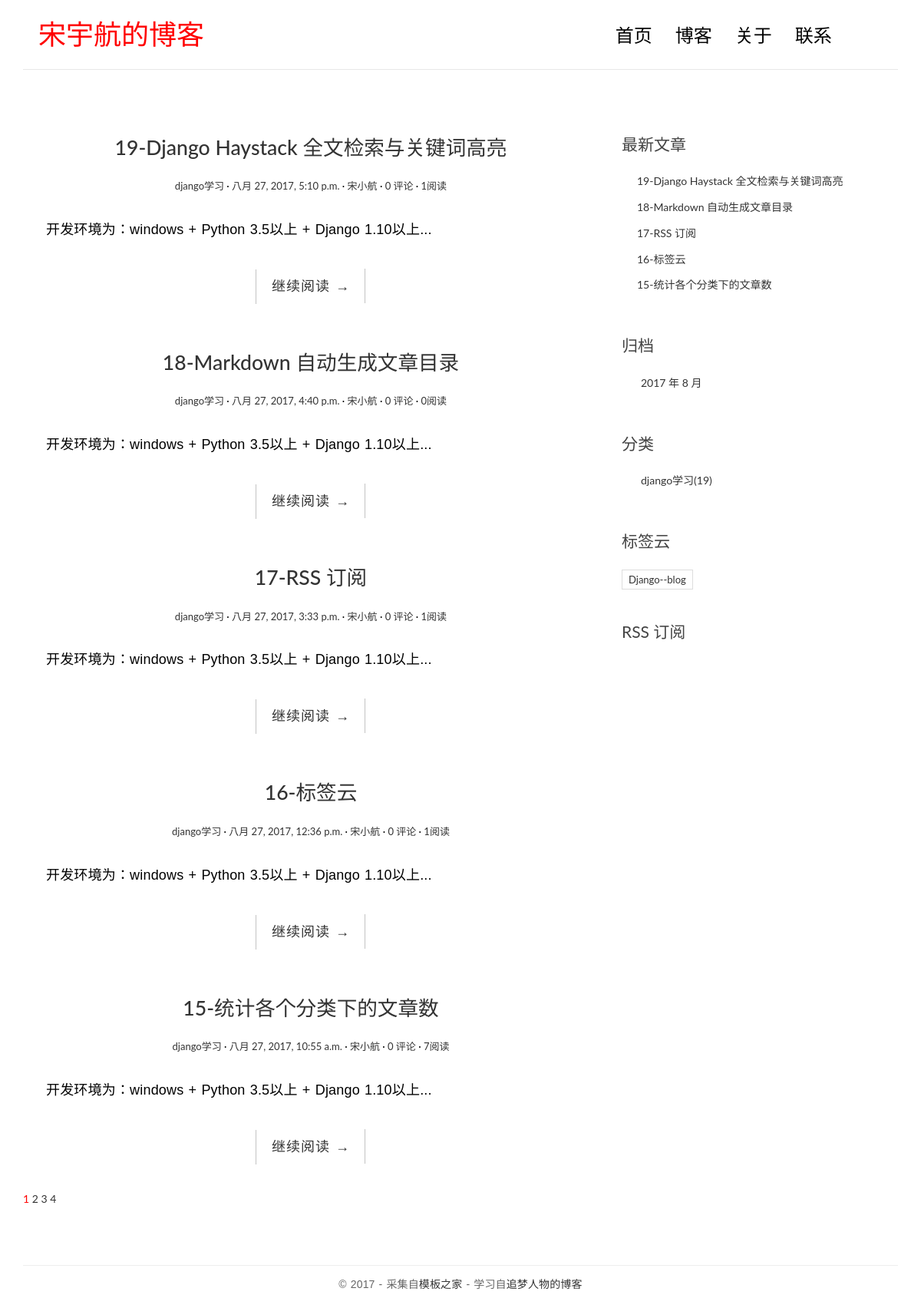
The page / on the database its author committed.
### blog/models.py (models this page shows, shortened)
class Post(models.Model):
    title = models.CharField(max_length=70)
    body = models.TextField()
    created_time = models.DateTimeField()
    modified_time = models.DateTimeField()
    excerpt = models.CharField(max_length=200, blank=True)
    category = models.ForeignKey(Category)
    tags = models.ManyToManyField(Tag, blank=True)
    author = models.ForeignKey(User)
    views = models.PositiveIntegerField(default=0)
    def get_absolute_url(self):
        return reverse('blog:detail', kwargs={'pk':self.pk})
    class Meta:
        ordering = ['-created_time', 'title']

class Category(models.Model):
    name = models.CharField(max_length=100)

class Tag(models.Model):
    name = models.CharField(max_length=100)

### blog/views.py (the view, shortened to what this page needs)
# urls.py: url(r'^$', views.IndexView.as_view(), name='index'),
class IndexView(ListView):
    model = Post
    template_name = 'blog/index.html'
    context_object_name = 'post_list'
    paginate_by = 5
    def get_context_data(self, **kwargs):
        context = super().get_context_data(**kwargs)
        '''
        父类生成的字典中已有 paginator、page_obj、is_paginated 这三个模板变量，
        paginator 是 Paginator 的一个实例，page_obj 是 Page 的一个实例，
        '''
        paginator = context.get('paginator')
        page = context.get('page_obj')
        is_paginated = context.get('is_paginated')
        pagination_data = self.pagination_data(paginator, page, is_paginated)
        context.update(pagination_data)
        return context
    def pagination_data(self, paginator, page, is_paginated):
        if not is_paginated:
            return {}
        left = []
        right = []
        left_has_more = False
        right_has_more = False
        first = False
        last = False
        page_number = page.number
        total_pages = paginator.num_pages
        page_range = paginator.page_range
        if page_number == 1:
            right = page_range[page_number:page_number + 2]
            '''
            如果最右边的页码号比最后一页的页码号减去 1 还要小，
            说明最右边的页码号和最后一页的页码号之间还有其它页码，因此需要显示省略号，通过 right_has_more 来指示。
            '''
            if right[-1] < total_pages - 1:
                right_has_more = True
            '''
            如果最右边的页码号比最后一页的页码号小，说明当前页右边的连续页码号中不包含最后一页的页码,
            所以需要显示最后一页的页码号，通过 last 来指示。
            '''
            if right[-1] < total_pages:
                last = True
        elif page_number == total_pages:
            left = page_range[(page_number - 3) if (page_number - 3) > 0 else 0:page_number - 1]
            if left[0] > 2:
                left_has_more = True
            if left_has_more > 1:
                first = True
        data = {
            'left':left,
            'right':right,
            'left_has_more': left_has_more,
            'right_has_more':right_has_more,
            'first':first,
            'last':last,
        }
        return data

### blog/templatetags/blog_tags.py (called while the page is built)
@register.simple_tag
def get_recent_posts(num=5):
    return Post.objects.all()[:num]

@register.simple_tag
def archives():
    return Post.objects.dates('created_time', 'month', order='DESC')

@register.simple_tag
def get_categories():
    return Category.objects.annotate(num_posts=Count('post')).filter(num_posts__gt=0)

@register.simple_tag
def get_tags():
    return Tag.objects.annotate(num_posts=Count('post')).filter(num_posts__gt=0)

### templates/blog/index.html (shortened to what this page needs)
{% extends 'base.html' %}
{% block main %}
    {% for post in post_list %}
        <article class="post post-{{ post.pk }}">
            <header class="entry-header">
                <h1 class="entry-title">
                    <a href="{{ post.get_absolute_url }}">{{ post.title }}</a>
                </h1>
                <div class="entry-meta">
                    <span class="post-category"><a href="{% url 'blog:category' post.category.pk %}">{{ post.category.name }}</a></span>
                    <span class="post-date"><a href="#"><time class="entry-date" datetime="{{ post.created_time }}">{{ post.created_time }}</time></a></span>
                    <span class="post-author"><a href="#">{{ post.author }}</a></span>
                    <span class="comments-link"><a href="{{ post.get_absolute_url }}#comment-area">{{ post.comment_set.count }} 评论</a></span>
                    <span class="views-count"><a href="{{ post.get_absolute_url }}">{{ post.views }}阅读</a> </span>
                </div>
            </header>
            <div class="entry-content clearfix">
                <p>{{ post.excerpt }}...</p>
                <div class="read-more cl-effect-14">
                    <a href="{{ post.get_absolute_url }}" class="more-link">继续阅读 <span class="meta-nav">→</span></a>
                </div>
            </div>
        </article>
    {% empty %}
        <div class="no-post">暂时还没有发布的文章！</div>
    {% endfor %}
    {% if is_paginated %}
        <div class="pagination">
            <a href="?page={{ page_obj.number }}" style="color:red">{{ page_obj.number }}</a>
            {% if right %}
                {% for i in right %}
                    <a href="?page={{ i }}">{{ i }}</a>
                {% endfor %}
            {% endif %}
            {% if last %}
                <a href="?page={{ paginator.num_pages }}">{{ paginator.num_pages }}</a>
            {% endif %}
        </div>
    {% endif %}
{% endblock main %}

### templates/base.html (shortened to what this page needs)
{% load staticfiles %}
{% load blog_tags %}
<!DOCTYPE html>
<html>
<head>
    <link rel="stylesheet" href="{% static 'blog/css/bootstrap.min.css' %}">
    <link rel="stylesheet" href="http://code.ionicframework.com/ionicons/2.0.1/css/ionicons.min.css">
    <link rel="stylesheet" href="{% static 'blog/css/pace.css' %}">
    <link rel="stylesheet" href="{% static 'blog/css/custom.css' %}">
    <link rel="stylesheet" href="{% static 'blog/css/highlights/github.css' %}">
</head>
<body>
<div class="container">
    <header id="site-header">
        <div class="row">
            <div class="col-md-4 col-sm-5 col-xs-8">
                <div class="logo">
                    <h1><a href="{% url 'blog:index' %}"><b><font color="#FF0000">宋宇航的博客</font></b></a></h1>
                </div>
            </div>
            <div class="col-md-8 col-sm-7 col-xs-4">
                <nav class="main-nav" role="navigation">
                    <div class="collapse navbar-collapse" id="bs-example-navbar-collapse-1">
                        <ul class="nav navbar-nav navbar-right">
                            <li class="cl-effect-11"><a href="{% url 'blog:index' %}" data-hover="首页">首页</a></li>
                            <li class="cl-effect-11"><a href="{% url 'blog:index' %}" data-hover="博客">博客</a></li>
                            <li class="cl-effect-11"><a href="{% url 'blog:about' %}" data-hover="关于">关于</a></li>
                            <li class="cl-effect-11"><a href="{% url 'blog:contact' %}" data-hover="联系" >联系</a></li>
                        </ul>
                    </div>
                </nav>
            </div>
        </div>
    </header>
</div>
<div class="content-body">
    <div class="container">
        <div class="row">
            <main class="col-md-8">
                {% block main %}
                {% endblock main %}
            </main>
            <aside class="col-md-4">
                <div class="widget widget-recent-posts">
                    <h3 class="widget-title">最新文章</h3>
                    {% get_recent_posts as recent_post_list %}
                    <ul>
                        {% for post in recent_post_list %}
                        <li>
                            <a href="{{ post.get_absolute_url }}">{{ post.title }}</a>
                        </li>
                        {% empty %}
                        暂无文章！
                        {% endfor %}
                    </ul>
                </div>
                <div class="widget widget-archives">
                    <h3 class="widget-title">归档</h3>
                    {% archives as date_list %}
                    <ul>
                        {% for date in date_list %}
                        <li>
                            <a href="{% url 'blog:archives' date.year date.month %}">
                                {{ date.year }} 年 {{ date.month }} 月</a>
                        </li>
                        {% empty %}
                        暂无归档！
                        {% endfor %}
                    </ul>
                </div>
                <div class="widget widget-category">
                    <h3 class="widget-title">分类</h3>
                    {% get_categories as category_list %}
                    <ul>
                        {% for category in category_list %}
                        <li>
                            <a href="{% url 'blog:category' category.pk %}">{{ category.name }}<span class="post-count">({{ category.num_posts }})</span></a>
                        </li>
                        {% empty %}
                        暂无分类！
                        {% endfor %}
                    </ul>
                </div>
                <div class="widget widget-tag-cloud">
                    <h3 class="widget-title">标签云</h3>
                    {% get_tags as tag_list %}
                    <ul>
                        {% for tag in tag_list %}
                            <li>
                                <a href="{% url 'blog:tag' tag.pk %}">{{ tag.name }}</a>
                            </li>
                        {% empty %}
                            暂无标签！
                        {% endfor %}
                    </ul>
                </div>
                <div class="rss">
                    <a href="{% url 'rss' %}"> RSS 订阅</a>
                </div>
            </aside>
        </div>
    </div>
</div>
<footer id="site-footer">
    <div class="container">
        <div class="row">
            <div class="col-md-12">
                <p class="copyright">&copy 2017 - 采集自<a href="http://www.cssmoban.com/"
                                                        target="_blank" title="模板之家">模板之家</a>
                    - 学习自<a href="http://zmrenwu.com/" title="网页模板" target="_blank">追梦人物的博客</a>
                </p>
            </div>
        </div>
    </div>
</footer>
</body>
</html>

### blog/static/blog/css/custom.css (style rules this page uses)
* { outline: none; }
h1, h2, h3, h4, h5, h6 { margin-top: 0; }
b { font-weight: 400; }
a { color: #333; }
body { color: #444; font-family: 'Lato', sans-serif; }
p { font-family: 'Ubuntu', sans-serif; font-weight: 400; word-spacing: 1px; letter-spacing: 0.01em; }
#site-header { background-color: #FFF; padding: 25px 20px; margin-bottom: 40px; border-bottom: 1px solid #e7e7e7; }
.logo h1 a { color: #000; }
.logo h1 { margin: 0; font-family: 'Lato', sans-serif; font-weight: 300; }
.main-nav { margin-top: 11px; max-width: 95%; }
.main-nav a { color: #000000 !important; padding: 0 0 5px 0 !important; margin-right: 30px; font-family: 'Lato', sans-serif; font-weight: 300; font-size: 24px; }
.cl-effect-11 a { padding: 10px 0; color: #0972b4; text-shadow: none; }
.cl-effect-11 a::before { position: absolute; top: 0; left: 0; overflow: hidden; padding: 0 0 5px 0 !important; max-width: 0; border-bottom: 1px solid #000; color: #000; content: attr(data-hover); white-space: nowrap; -webkit-transition: max-width 0.5s; -moz-transition: max-width 0.5s; transition: max-width 0.5s; }
.content-body { padding-bottom: 4em; }
.post { background: #fff; padding: 30px 30px 0; }
.entry-title { text-align: center; font-size: 1.9em; margin-bottom: 20px; line-height: 1.6; padding: 10px 20px 0; }
.entry-meta { text-align: center; color: #DDDDDD; font-size: 13px; margin-bottom: 30px; }
.entry-content { font-size: 18px; line-height: 1.9; font-weight: 300; color: #000; }
.post-category::after, .post-date::after, .post-author::after, .comments-link::after { content: ' ·'; color: #000; }
.read-more { font-family: 'Ubuntu', sans-serif; font-weight: 400; word-spacing: 1px; letter-spacing: 0.01em; text-align: center; margin-top: 20px; }
.cl-effect-14 a { padding: 0 20px; height: 45px; line-height: 45px; position: relative; display: inline-block; margin: 15px 25px; letter-spacing: 1px; font-weight: 400; text-shadow: 0 0 1px rgba(255, 255, 255, 0.3); }
.cl-effect-14 a::before, .cl-effect-14 a::after { position: absolute; width: 45px; height: 1px; background: #C3C3C3; content: ''; -webkit-transition: all 0.3s; -moz-transition: all 0.3s; transition: all 0.3s; pointer-events: none; }
.cl-effect-14 a::before { top: 0; left: 0; -webkit-transform: rotate(90deg); -moz-transform: rotate(90deg); transform: rotate(90deg); -webkit-transform-origin: 0 0; -moz-transform-origin: 0 0; transform-origin: 0 0; }
.cl-effect-14 a::after { right: 0; bottom: 0; -webkit-transform: rotate(90deg); -moz-transform: rotate(90deg); transform: rotate(90deg); -webkit-transform-origin: 100% 0; -moz-transform-origin: 100% 0; transform-origin: 100% 0; }
.widget { background: #fff; padding: 30px 0 0; }
.widget-title { font-size: 1.5em; margin-bottom: 20px; line-height: 1.6; padding: 10px 0 0; font-weight: 400; }
.widget-recent-posts ul { padding: 0; margin: 0; padding-left: 20px; }
.widget-recent-posts ul li { list-style-type: none; position: relative; line-height: 170%; margin-bottom: 10px; }
.widget-recent-posts ul li::before { content: '\f3d3'; font-family: "Ionicons"; position: absolute; left: -17px; top: 3px; font-size: 16px; color: #000; }
.widget-archives ul { padding: 0; margin: 0; padding-left: 25px; }
.widget-archives ul li { list-style-type: none; position: relative; line-height: 170%; margin-bottom: 10px; }
.widget-archives ul li::before { content: '\f3f3'; font-family: "Ionicons"; position: absolute; left: -25px; top: 1px; font-size: 16px; color: #000; }
.widget-category ul { padding: 0; margin: 0; padding-left: 25px; }
.widget-category ul li { list-style-type: none; position: relative; line-height: 170%; margin-bottom: 10px; }
.widget-category ul li::before { content: '\f3fe'; font-family: "Ionicons"; position: absolute; left: -25px; top: 1px; font-size: 18px; color: #000; }
.widget-tag-cloud ul { padding: 0; margin: 0; margin-right: -10px; }
.widget-tag-cloud ul li { list-style-type: none; font-size: 13px; display: inline-block; margin-right: 10px; margin-bottom: 10px; padding: 3px 8px; border: 1px solid #ddd; }
.rss { font-size: 21px; margin-top: 30px; }
.rss a { color: #444; }
#site-footer { padding-top: 10px; padding: 0 0 1.5em 0; }
.copyright { text-align: center; padding-top: 1em; margin: 0; border-top: 1px solid #eee; color: #666; }

### rows shown on the page
Post: title "19-Django Haystack 全文检索与关键词高亮", category.name "django学习", created_time "八月 27, 2017, 5:10 p.m.", author "宋小航", comment_set.count "0", views "1", excerpt "开发环境为：windows + Python 3.5以上 + Django 1.10以上"
Post: title "18-Markdown 自动生成文章目录", category.name "django学习", created_time "八月 27, 2017, 4:40 p.m.", author "宋小航", comment_set.count "0", views "0", excerpt "开发环境为：windows + Python 3.5以上 + Django 1.10以上"
Post: title "17-RSS 订阅", category.name "django学习", created_time "八月 27, 2017, 3:33 p.m.", author "宋小航", comment_set.count "0", views "1", excerpt "开发环境为：windows + Python 3.5以上 + Django 1.10以上"
Post: title "16-标签云", category.name "django学习", created_time "八月 27, 2017, 12:36 p.m.", author "宋小航", comment_set.count "0", views "1", excerpt "开发环境为：windows + Python 3.5以上 + Django 1.10以上"
Post: title "15-统计各个分类下的文章数", category.name "django学习", created_time "八月 27, 2017, 10:55 a.m.", author "宋小航", comment_set.count "0", views "7", excerpt "开发环境为：windows + Python 3.5以上 + Django 1.10以上"
Category: name "django学习", num_posts "19"
Tag: name "Django--blog"

### other values the page prints
{{ page_obj.number }} "1"
{{ i }} "2" "3"
{{ paginator.num_pages }} "4"
{{ date.year }} "2017"
{{ date.month }} "8"
